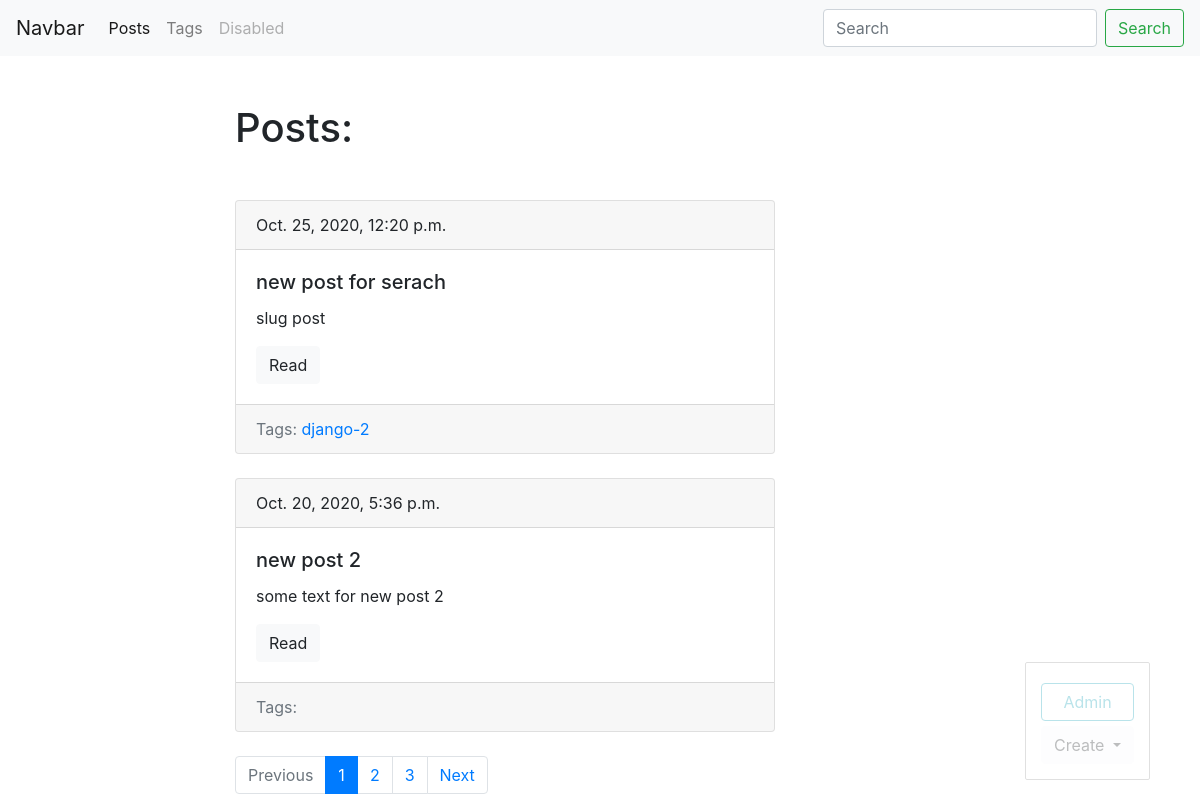
Page /blog/ (signed in) on the committed database.
### blog/models.py (models this page shows, shortened)
class Post(models.Model):
    title = models.CharField(max_length=150, db_index=True)
    slug = models.SlugField(max_length=150, blank=True, unique=True)
    body = models.TextField(blank=True, db_index=True)
    tags = models.ManyToManyField("Tag", blank=True, related_name='posts')
    date_pub = models.DateTimeField(auto_now_add=True)
    def get_absolute_url(self):
        return reverse("post_detail_url", kwargs={"slug": self.slug})
    class Meta:
        ordering = ['-date_pub']

class Tag(models.Model):
    title = models.CharField(max_length=50)
    slug = models.SlugField(max_length=50, unique=True)
    def get_absolute_url(self):
        return reverse("tag_detail_url", kwargs={'slug': self.slug})
    class Meta:
        ordering = ['title']

### blog/views.py (the view)
# urls.py: path('', posts_list, name='posts_list_url'),
def posts_list(request):
    search_query = request.GET.get('search', '')
    if search_query:
        posts = Post.objects.filter(Q(title__icontains=search_query) | Q(body__icontains=search_query))
    else:
        posts = Post.objects.all()
    paginator = Paginator(posts, 2)
    page_number = request.GET.get('page', 1)
    page = paginator.get_page(page_number)
    is_paginated = page.has_other_pages()
    if page.has_previous():
        prev_url = '?page={}'.format(page.previous_page_number())
    else:
        prev_url = ''
    if page.has_next():
        next_url = '?page={}'.format(page.next_page_number())
    else:
        next_url = ''
    context = {
        'page_object': page,
        'is_paginated': is_paginated,
        'next_url': next_url,
        'prev_url': prev_url
    }
    return render(request, 'blog/index.html', context=context)

### blog/templates/blog/index.html (shortened to what this page needs)
{% extends 'blog/base_blog.html' %}
    {% block content %}
        <h1 class="mb-5">Posts:</h1>
        {% for post in page_object.object_list %}
            {% include  'blog/includes/post_card_template.html' %}
        {% endfor %}
    {% endblock %}

### blog/templates/blog/includes/post_card_template.html
<div class="card mb-4">
    <div class="card-header">
    {{post.date_pub}}
    </div>
    <div class="card-body">
    <h5 class="card-title">{{post.title}}</h5>
    <p class="card-text">{{post.body|truncatewords:15}}</p>
    <a href="{{post.get_absolute_url}}" class="btn btn-light">Read</a>
    </div>
     <div class="card-footer text-muted">
        Tags:
        {% for tag in post.tags.all %}
            <a href="{{ tag.get_absolute_url }}">{{ tag.title }}</a>
        {% endfor %}
    </div>
</div>

### rows in the picture
Post: date_pub "Oct. 25, 2020, 12:20 p.m.", title "new post for serach", body "slug post"
Tag: title "django-2"
Post: date_pub "Oct. 20, 2020, 5:36 p.m.", title "new post 2", body "some text for new post 2"

### other values in the picture
{{ n }} "1"
{{ n }} "2" "3"
